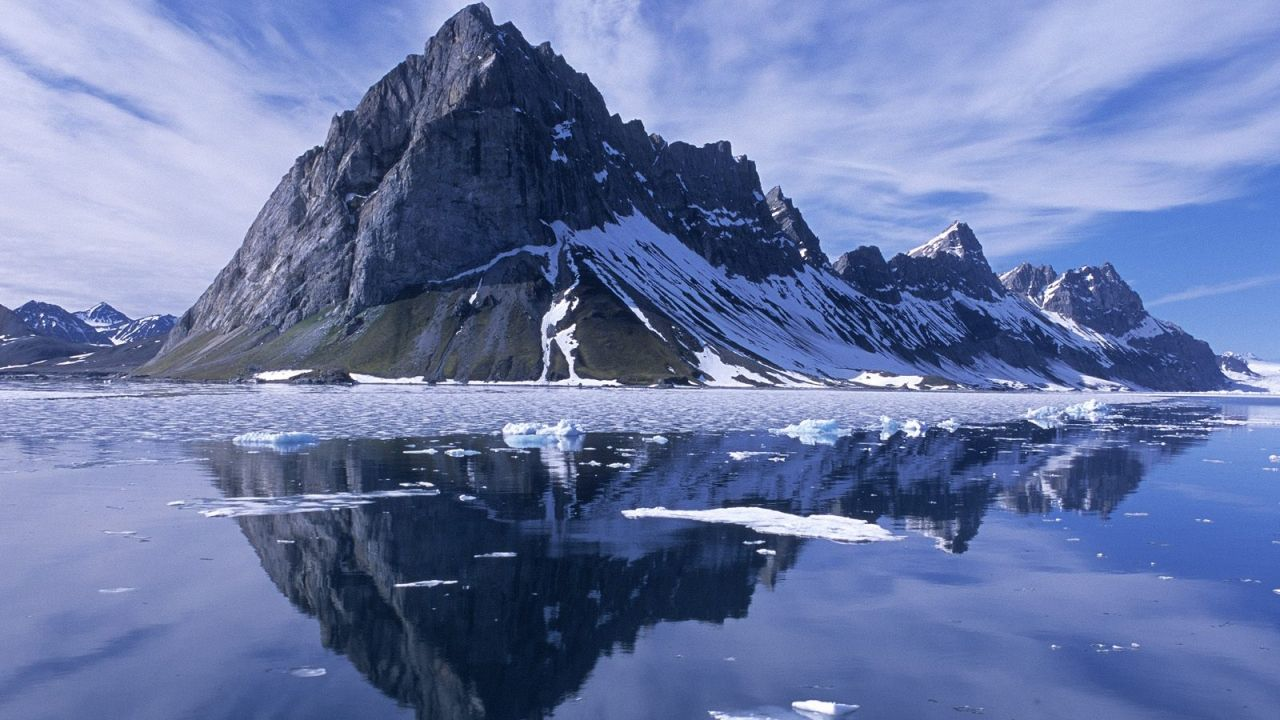
#> input picture Modules/Pillow/mountain.jpg, 1280 x 720 px
$ python 03rotate.py
#> lines starting #> are read from the running program, lines starting #| are printed output that depends on the picture
from PIL import Image

i = Image.open("mountain.jpg")
#> i is the input picture: PIL image 1280x720 RGB; mean R, G, B 104.7, 120.2, 165.8
i = i.rotate(90) # inputs in degrees
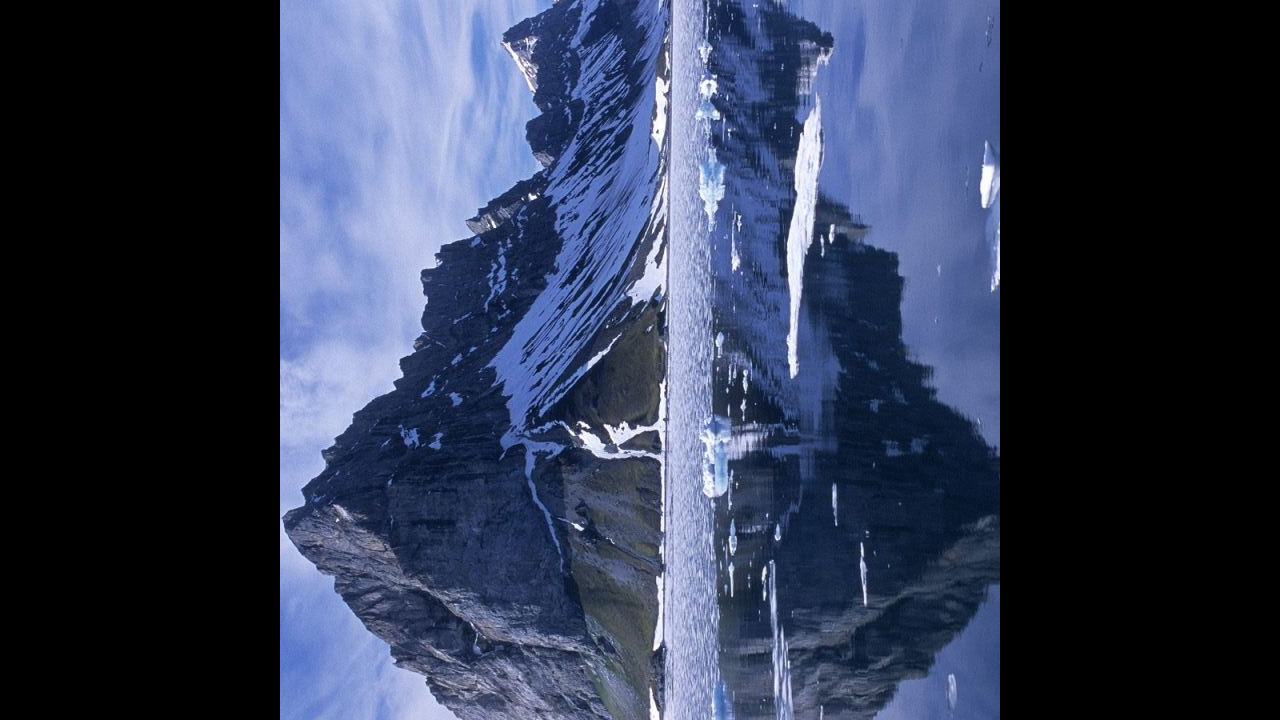
#> i: PIL image 1280x720 RGB; mean R, G, B 48.2, 56.9, 80.3

# saving rotated image
i.save("mountain_rotated.jpg")
i.show()
